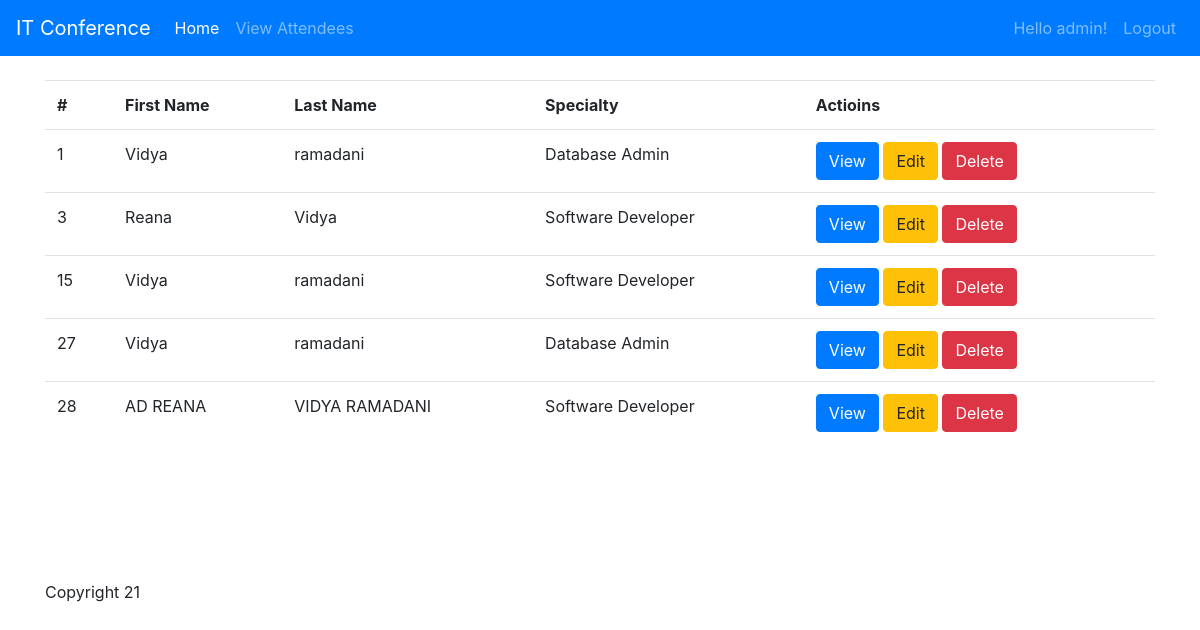
The page /viewrecords.php (signed in) on the database its author committed.
### tables this page shows
CREATE TABLE `attendee` (
  `attendee_id` int(11) NOT NULL,
  `firstname` varchar(50) NOT NULL,
  `lastname` varchar(50) NOT NULL,
  `dateofbirth` date NOT NULL,
  `emailaddress` varchar(100) NOT NULL,
  `contactnumber` varchar(15) NOT NULL,
  `specialty_id` int(11) NOT NULL
);

CREATE TABLE `specialties` (
  `specialty_id` int(11) NOT NULL,
  `name` varchar(50) NOT NULL
);

### db/conn.php (called while the page is built, shortened)
<?php
    $host = '127.0.0.1';
    $db = 'attendance_db';
    $user = 'root';
    $pass = '';
    $charset = 'utf8mb4';
    $dsn = "mysql:host = $host;dbname=$db;charset=$charset";
    try{
        $pdo = new PDO($dsn, $user, $pass);
        $pdo->setAttribute(PDO::ATTR_ERRMODE, PDO::ERRMODE_EXCEPTION);
    }catch(PDOException $e){
        throw new Exception($e->getMessage());
    }
    require_once 'crud.php';
    $crud = new crud($pdo);
?>

### db/crud.php (called while the page is built, shortened)
<?php
    class crud{
        private $db;
        function __construct($conn){
            $this->db = $conn;
        }
        public function getAttendees(){
            try{
                $sql = "SELECT * FROM attendee a inner join specialties s on a.specialty_id = s.specialty_id";
                $result = $this->db->query($sql);
                return $result;
            }catch(PDOException $e){
                echo $e->getMessage();
                return false;
            }
        }
    }
?>

### viewrecords.php (the view, shortened to what this page needs)
<?php
    require_once 'includes/header.php';
    require_once 'db/conn.php';
    $result = $crud->getAttendees();
?>
    <table class="table">
        <tr>
            <th>#</th>
            <th>First Name</th>
            <th>Last Name</th>
            <th>Specialty</th>
            <th>Actioins</th>
        </tr>
        <?php while($r = $result->fetch(PDO::FETCH_ASSOC)){?>
        <tr>
            <td><?php echo $r['attendee_id'] ?></td>
            <td><?php echo $r['firstname'] ?></td>
            <td><?php echo $r['lastname'] ?></td>
            <td><?php echo $r['name'] ?></td>
            <td>
                <a href="view.php?id=<?php echo $r['attendee_id']?>" class ="btn btn-primary">View</a>
                <a href="edit.php?id=<?php echo $r['attendee_id']?>" class ="btn btn-warning">Edit</a>
                <a onclick="return confirm('Are you sure you want to delete this record?');"
                href="delete.php?id=<?php echo $r['attendee_id']?>" class ="btn btn-danger">Delete</a>
            </td>
        </tr>
        <?php } ?>
    </table>
<br>
<br>
<br>
<br>
<br>
<?php require_once 'includes/footer.php';?>

### includes/header.php (shortened to what this page needs)
<!doctype html>
<html lang="en">
  <head>
    <link rel="stylesheet" href="https://stackpath.bootstrapcdn.com/bootstrap/4.3.1/css/bootstrap.min.css">
    <link rel="stylesheet" href="//code.jquery.com/ui/1.12.1/themes/base/jquery-ui.css">
    <link rel="stylesheet" href="css/site.css" />
  </head>
  <body>
    <nav class="navbar navbar-expand-lg navbar-dark bg-primary">
      <a class="navbar-brand" href="index.php">IT Conference</a>
      <div class="collapse navbar-collapse" id="navbarNavAltMarkup">
        <div class="navbar-nav mr-auto">
          <a class="nav-item nav-link active" href="index.php">Home <span class="sr-only">(current)</span></a>
          <a class="nav-item nav-link" href="viewrecords.php">View Attendees</a>
        </div>
        <div class="navbar-nav ml-auto">
          <?php
              if(!isset($_SESSION['userid'])){
          ?>
            <a class="nav-item nav-link" href="login.php">Login <span class="sr-only">(current)</span></a>
          <?php } else { ?>
            <a class="nav-item nav-link" href="#"><span>Hello <?php echo $_SESSION['username'] ?>! </span> <span class="sr-only">(current)</span></a>
            <a class="nav-item nav-link" href="logout.php">Logout <span class="sr-only">(current)</span></a>
          <?php } ?>
        </div>
      </div>
    </nav>
    <div class="container">
    <br/>

### includes/footer.php (shortened to what this page needs)
 <div id="footer">
    <?php echo 'Copyright ' . date('y');?>
</div>
</div>
  </body>
</html>

### rows shown on the page
attendee: attendee_id "1", firstname "Vidya", lastname "ramadani", specialty.name "Database Admin"
attendee: attendee_id "3", firstname "Reana", lastname "Vidya", specialty.name "Software Developer"
attendee: attendee_id "15", firstname "Vidya", lastname "ramadani", specialty.name "Software Developer"
attendee: attendee_id "27", firstname "Vidya", lastname "ramadani", specialty.name "Database Admin"
attendee: attendee_id "28", firstname "AD REANA", lastname "VIDYA RAMADANI", specialty.name "Software Developer"

### other values the page prints
$_SESSION['username'] "admin"
